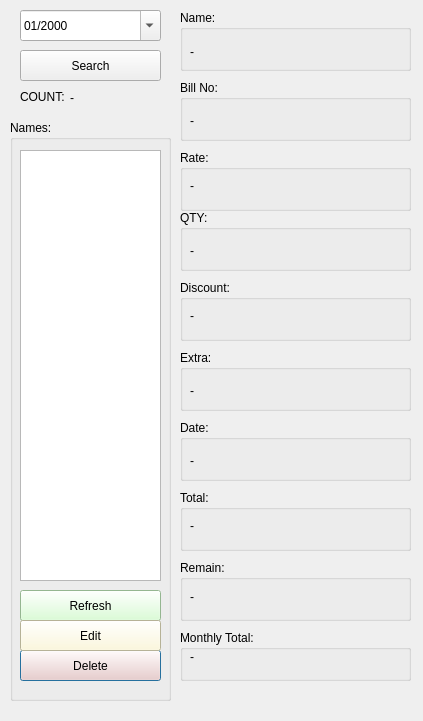
<?xml version="1.0" encoding="UTF-8"?>
<ui version="4.0">
 <class>dis_bill_Dialog</class>
 <widget class="QDialog" name="dis_bill_Dialog">
  <property name="geometry">
   <rect>
    <x>0</x>
    <y>0</y>
    <width>423</width>
    <height>721</height>
   </rect>
  </property>
  <property name="windowTitle">
   <string>Display Bill</string>
  </property>
  <widget class="QGroupBox" name="groupBox">
   <property name="geometry">
    <rect>
     <x>10</x>
     <y>120</y>
     <width>161</width>
     <height>581</height>
    </rect>
   </property>
   <property name="title">
    <string>Names:</string>
   </property>
   <widget class="QListWidget" name="listWidget">
    <property name="geometry">
     <rect>
      <x>10</x>
      <y>30</y>
      <width>141</width>
      <height>431</height>
     </rect>
    </property>
   </widget>
   <widget class="QPushButton" name="pushButton">
    <property name="geometry">
     <rect>
      <x>10</x>
      <y>530</y>
      <width>141</width>
      <height>31</height>
     </rect>
    </property>
    <property name="styleSheet">
     <string notr="true">background-color: rgb(255, 202, 192);</string>
    </property>
    <property name="text">
     <string>Delete</string>
    </property>
   </widget>
   <widget class="QPushButton" name="pushButton_2">
    <property name="geometry">
     <rect>
      <x>10</x>
      <y>470</y>
      <width>141</width>
      <height>31</height>
     </rect>
    </property>
    <property name="styleSheet">
     <string notr="true">background-color: rgb(209, 255, 203);</string>
    </property>
    <property name="text">
     <string>Refresh</string>
    </property>
   </widget>
   <widget class="QPushButton" name="pushButton_3">
    <property name="geometry">
     <rect>
      <x>10</x>
      <y>500</y>
      <width>141</width>
      <height>31</height>
     </rect>
    </property>
    <property name="styleSheet">
     <string notr="true">background-color: rgb(255, 249, 212);</string>
    </property>
    <property name="text">
     <string>Edit</string>
    </property>
   </widget>
  </widget>
  <widget class="QGroupBox" name="groupBox_2">
   <property name="geometry">
    <rect>
     <x>180</x>
     <y>10</y>
     <width>231</width>
     <height>61</height>
    </rect>
   </property>
   <property name="title">
    <string>Name:</string>
   </property>
   <widget class="QLabel" name="label_9">
    <property name="geometry">
     <rect>
      <x>10</x>
      <y>30</y>
      <width>211</width>
      <height>24</height>
     </rect>
    </property>
    <property name="text">
     <string>-</string>
    </property>
   </widget>
  </widget>
  <widget class="QGroupBox" name="groupBox_3">
   <property name="geometry">
    <rect>
     <x>180</x>
     <y>80</y>
     <width>231</width>
     <height>61</height>
    </rect>
   </property>
   <property name="title">
    <string>Bill No:</string>
   </property>
   <widget class="QLabel" name="label_10">
    <property name="geometry">
     <rect>
      <x>10</x>
      <y>30</y>
      <width>201</width>
      <height>21</height>
     </rect>
    </property>
    <property name="text">
     <string>-</string>
    </property>
   </widget>
  </widget>
  <widget class="QGroupBox" name="groupBox_4">
   <property name="geometry">
    <rect>
     <x>180</x>
     <y>150</y>
     <width>231</width>
     <height>61</height>
    </rect>
   </property>
   <property name="title">
    <string>Rate:</string>
   </property>
   <widget class="QLabel" name="label_11">
    <property name="geometry">
     <rect>
      <x>10</x>
      <y>20</y>
      <width>201</width>
      <height>31</height>
     </rect>
    </property>
    <property name="text">
     <string>-</string>
    </property>
   </widget>
  </widget>
  <widget class="QGroupBox" name="groupBox_5">
   <property name="geometry">
    <rect>
     <x>180</x>
     <y>210</y>
     <width>231</width>
     <height>61</height>
    </rect>
   </property>
   <property name="title">
    <string>QTY:</string>
   </property>
   <widget class="QLabel" name="label_12">
    <property name="geometry">
     <rect>
      <x>10</x>
      <y>30</y>
      <width>201</width>
      <height>21</height>
     </rect>
    </property>
    <property name="text">
     <string>-</string>
    </property>
   </widget>
  </widget>
  <widget class="QGroupBox" name="groupBox_6">
   <property name="geometry">
    <rect>
     <x>180</x>
     <y>280</y>
     <width>231</width>
     <height>61</height>
    </rect>
   </property>
   <property name="title">
    <string>Discount:</string>
   </property>
   <widget class="QLabel" name="label_13">
    <property name="geometry">
     <rect>
      <x>10</x>
      <y>20</y>
      <width>211</width>
      <height>31</height>
     </rect>
    </property>
    <property name="text">
     <string>-</string>
    </property>
   </widget>
  </widget>
  <widget class="QGroupBox" name="groupBox_7">
   <property name="geometry">
    <rect>
     <x>180</x>
     <y>350</y>
     <width>231</width>
     <height>61</height>
    </rect>
   </property>
   <property name="title">
    <string>Extra:</string>
   </property>
   <widget class="QLabel" name="label_14">
    <property name="geometry">
     <rect>
      <x>10</x>
      <y>30</y>
      <width>211</width>
      <height>21</height>
     </rect>
    </property>
    <property name="text">
     <string>-</string>
    </property>
   </widget>
  </widget>
  <widget class="QGroupBox" name="groupBox_8">
   <property name="geometry">
    <rect>
     <x>180</x>
     <y>420</y>
     <width>231</width>
     <height>61</height>
    </rect>
   </property>
   <property name="title">
    <string>Date:</string>
   </property>
   <widget class="QLabel" name="label_15">
    <property name="geometry">
     <rect>
      <x>10</x>
      <y>30</y>
      <width>201</width>
      <height>21</height>
     </rect>
    </property>
    <property name="text">
     <string>-</string>
    </property>
   </widget>
  </widget>
  <widget class="QGroupBox" name="groupBox_9">
   <property name="geometry">
    <rect>
     <x>180</x>
     <y>490</y>
     <width>231</width>
     <height>61</height>
    </rect>
   </property>
   <property name="title">
    <string>Total:</string>
   </property>
   <widget class="QLabel" name="label_16">
    <property name="geometry">
     <rect>
      <x>10</x>
      <y>20</y>
      <width>211</width>
      <height>31</height>
     </rect>
    </property>
    <property name="text">
     <string>-</string>
    </property>
   </widget>
  </widget>
  <widget class="QDateEdit" name="dateEdit">
   <property name="geometry">
    <rect>
     <x>20</x>
     <y>10</y>
     <width>141</width>
     <height>31</height>
    </rect>
   </property>
   <property name="displayFormat">
    <string>MM/yyyy</string>
   </property>
   <property name="calendarPopup">
    <bool>true</bool>
   </property>
  </widget>
  <widget class="QPushButton" name="search">
   <property name="geometry">
    <rect>
     <x>20</x>
     <y>50</y>
     <width>141</width>
     <height>31</height>
    </rect>
   </property>
   <property name="text">
    <string>Search</string>
   </property>
  </widget>
  <widget class="QGroupBox" name="groupBox_10">
   <property name="geometry">
    <rect>
     <x>180</x>
     <y>560</y>
     <width>231</width>
     <height>61</height>
    </rect>
   </property>
   <property name="title">
    <string>Remain:</string>
   </property>
   <widget class="QLabel" name="label">
    <property name="geometry">
     <rect>
      <x>10</x>
      <y>30</y>
      <width>47</width>
      <height>14</height>
     </rect>
    </property>
    <property name="text">
     <string>-</string>
    </property>
   </widget>
  </widget>
  <widget class="QLabel" name="label_2">
   <property name="geometry">
    <rect>
     <x>20</x>
     <y>90</y>
     <width>47</width>
     <height>14</height>
    </rect>
   </property>
   <property name="text">
    <string>COUNT:</string>
   </property>
  </widget>
  <widget class="QLabel" name="label_3">
   <property name="geometry">
    <rect>
     <x>70</x>
     <y>90</y>
     <width>51</width>
     <height>16</height>
    </rect>
   </property>
   <property name="text">
    <string>-</string>
   </property>
  </widget>
  <widget class="QGroupBox" name="groupBox_11">
   <property name="geometry">
    <rect>
     <x>180</x>
     <y>630</y>
     <width>231</width>
     <height>51</height>
    </rect>
   </property>
   <property name="title">
    <string>Monthly Total:</string>
   </property>
   <widget class="QLabel" name="label_4">
    <property name="geometry">
     <rect>
      <x>10</x>
      <y>20</y>
      <width>47</width>
      <height>14</height>
     </rect>
    </property>
    <property name="text">
     <string>-</string>
    </property>
   </widget>
  </widget>
 </widget>
 <resources/>
 <connections/>
</ui>
